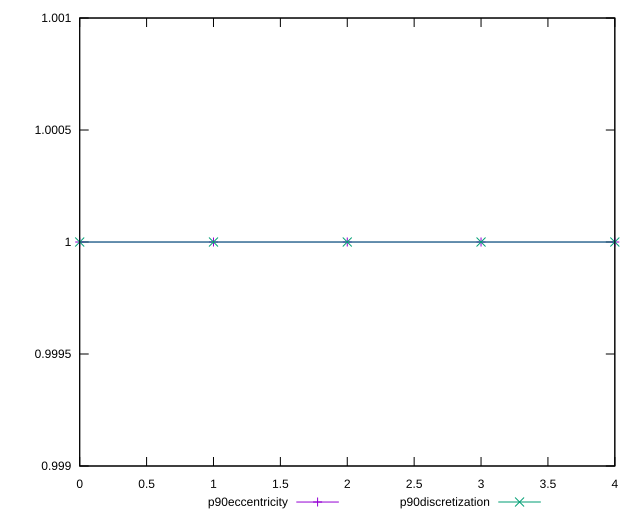

Write the gnuplot code that produced this figure.
reset

$p90Eccentricity <<EOF
0 0.9999999999999999
1 1.0000000000000009
2 1.0000000000000004
3 1
4 0.9999999999999997
EOF

$p90Discretization <<EOF
0 1
1 1
2 1
3 1
4 1
EOF

set key outside below
set xrange [0:4]
set yrange [0.9989999999999997:1.0010000000000008]
set trange [0.9989999999999997:1.0010000000000008]
set terminal svg size 640, 520 enhanced background rgb 'white'
set output "report_00009_2021-02-08T22-37-41.559Z/first-cpu-idle/progression/eccentricity.svg"

plot $p90Eccentricity title "p90eccentricity" with linespoints, \
     $p90Discretization title "p90discretization" with linespoints

reset
